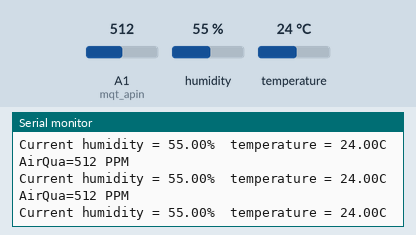
Simulated run of this sketch. Board: Arduino Mega 2560, built with avr-gcc and run on an emulated ATmega2560. Parts: the last lines printed to the serial monitor. The test bench sets the inputs (shaded band); at power-on: A1 (mqt_apin) = 512, humidity 55 %, temperature 24 °C.

Above: at 3.2 s.
3.3 s: A1 (mqt_apin) set to 984
At 3.3 s:
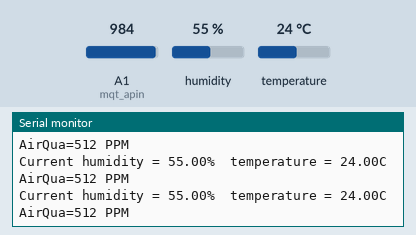
4.8 s: A1 (mqt_apin) set to 1010
At 4.82 s:
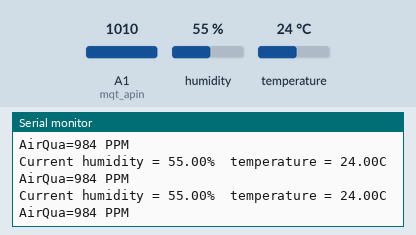
Timing chart, 0 to 7.8 s (numbered marks = the images above; inputs shaded):
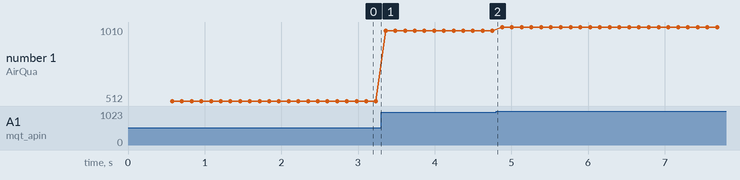

The sketch:

IBM_Smart_Beacon.ino
```cpp
#include <dht.h>

#define dht_apin A0                                               // Analog Pin 0 is connected to DHT sensor
#define mqt_apin A1                                               // Analog Pin 1 is connected to MQT 135 sensor
dht DHT;
int sensorValue;

void setup(){

  Serial.begin(9600);                                             //Serial port to communicate with Python code
  Serial1.begin(9600);                                            //Serial port to communicate with Wearable device through Bluetooth (HC-05)
  delay(500);                                                     //Delay to let system boot
}

void loop(){

    DHT.read11(dht_apin);                                         // read analog input pin 0(DHT11)
    sensorValue = analogRead(mqt_apin);                           // read analog input pin 1(MQ135)

    //Send Humidity status to Python Code
    Serial.print("Current humidity = ");
    Serial.print(DHT.humidity);
    Serial.print("%  ");

    //Send Temperature status to Python Code
    Serial.print("temperature = ");
    Serial.print(DHT.temperature);
    Serial.println("C  ");

    //Send AirQuality sensor value to Python code
    Serial.print("AirQua=");
    Serial.print(sensorValue, DEC);
    Serial.println(" PPM");

    //Send signals to the Wearable
    Serial1.println("H T A");
    Serial1.println(DHT.humidity);
    Serial1.println(DHT.temperature);
    Serial1.println(sensorValue, DEC);

    delay(100);                                                  // wait 100 milliseconds for next reading
}
```

Measured:
- plotted number 1: 512 → 984 after the input at 3.3 s, 984 → 1010 after the input at 4.8 s
